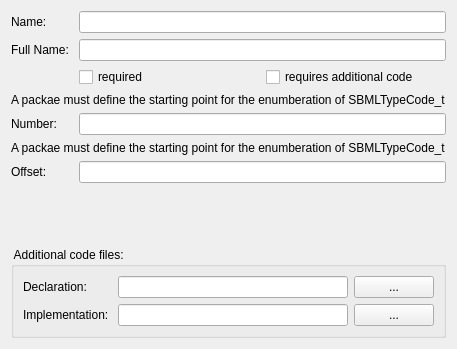
<?xml version="1.0" encoding="UTF-8"?>
<ui version="4.0">
 <class>FormDeviserPackage</class>
 <widget class="QWidget" name="Form">
  <property name="geometry">
   <rect>
    <x>0</x>
    <y>0</y>
    <width>430</width>
    <height>349</height>
   </rect>
  </property>
  <property name="windowTitle">
   <string>Form</string>
  </property>
  <layout class="QFormLayout" name="formLayout_2">
   <item row="0" column="0">
    <widget class="QLabel" name="label">
     <property name="text">
      <string>Name:</string>
     </property>
    </widget>
   </item>
   <item row="0" column="1">
    <widget class="QLineEdit" name="txtName"/>
   </item>
   <item row="1" column="0">
    <widget class="QLabel" name="label_2">
     <property name="text">
      <string>Full Name: </string>
     </property>
    </widget>
   </item>
   <item row="1" column="1">
    <widget class="QLineEdit" name="txtFullName"/>
   </item>
   <item row="2" column="1">
    <layout class="QHBoxLayout" name="horizontalLayout_3">
     <item>
      <widget class="QCheckBox" name="chkRequired">
       <property name="text">
        <string>required</string>
       </property>
      </widget>
     </item>
     <item>
      <widget class="QCheckBox" name="chkRequiresAdditionalCode">
       <property name="text">
        <string>requires additional code</string>
       </property>
      </widget>
     </item>
    </layout>
   </item>
   <item row="3" column="0" colspan="2">
    <widget class="QLabel" name="label_7">
     <property name="text">
      <string>A packae must define the starting point for the enumberation of SBMLTypeCode_t</string>
     </property>
    </widget>
   </item>
   <item row="4" column="0">
    <widget class="QLabel" name="label_3">
     <property name="text">
      <string>Number: </string>
     </property>
    </widget>
   </item>
   <item row="4" column="1">
    <widget class="QLineEdit" name="txtNumber"/>
   </item>
   <item row="5" column="0" colspan="2">
    <widget class="QLabel" name="label_8">
     <property name="text">
      <string>A packae must define the starting point for the enumberation of SBMLTypeCode_t</string>
     </property>
    </widget>
   </item>
   <item row="6" column="0">
    <widget class="QLabel" name="label_4">
     <property name="text">
      <string>Offset: </string>
     </property>
    </widget>
   </item>
   <item row="6" column="1">
    <widget class="QLineEdit" name="txtOffset"/>
   </item>
   <item row="7" column="1">
    <spacer name="verticalSpacer">
     <property name="orientation">
      <enum>Qt::Vertical</enum>
     </property>
     <property name="sizeHint" stdset="0">
      <size>
       <width>350</width>
       <height>40</height>
      </size>
     </property>
    </spacer>
   </item>
   <item row="8" column="0" colspan="2">
    <widget class="QGroupBox" name="groupBox">
     <property name="title">
      <string> Additional code files: </string>
     </property>
     <layout class="QFormLayout" name="formLayout">
      <item row="0" column="0">
       <widget class="QLabel" name="label_5">
        <property name="text">
         <string>Declaration: </string>
        </property>
       </widget>
      </item>
      <item row="0" column="1">
       <layout class="QHBoxLayout" name="horizontalLayout">
        <item>
         <widget class="QLineEdit" name="txtDeclaration"/>
        </item>
        <item>
         <widget class="QPushButton" name="cmdBrowseDeclaration">
          <property name="text">
           <string>...</string>
          </property>
         </widget>
        </item>
       </layout>
      </item>
      <item row="1" column="0">
       <widget class="QLabel" name="label_6">
        <property name="text">
         <string>Implementation: </string>
        </property>
       </widget>
      </item>
      <item row="1" column="1">
       <layout class="QHBoxLayout" name="horizontalLayout_2">
        <item>
         <widget class="QLineEdit" name="txtImplementation"/>
        </item>
        <item>
         <widget class="QPushButton" name="cmdBrowseImplementation">
          <property name="text">
           <string>...</string>
          </property>
         </widget>
        </item>
       </layout>
      </item>
     </layout>
    </widget>
   </item>
  </layout>
 </widget>
 <resources/>
 <connections/>
</ui>
